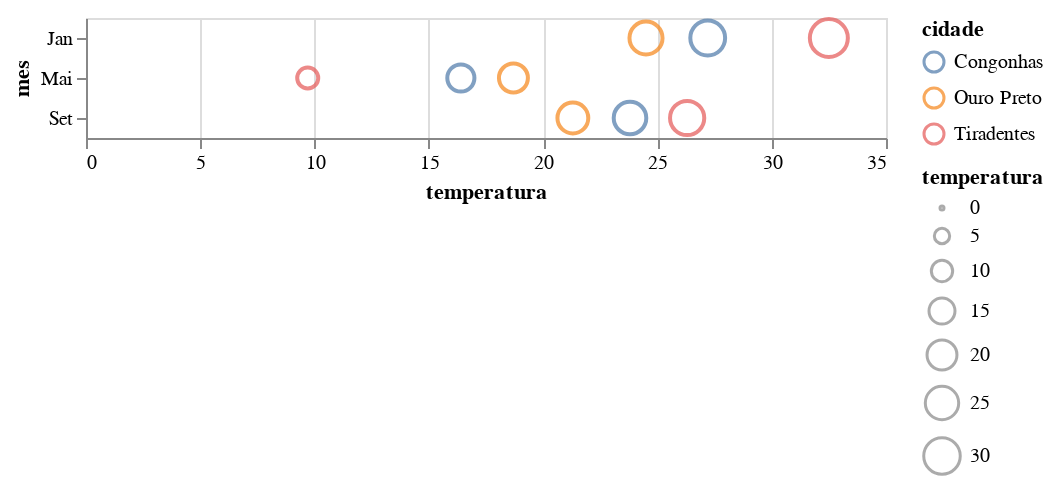

Notebook code for this chart:
### Code cell
alt.Chart(dados).mark_point().encode(
    y = 'mes',         
    x = 'temperatura',
    color = 'cidade',
    size = 'temperatura' # a variável temperatura codificada no tamanho
)

### Figure 1 — Vega-Lite specification as saved in the notebook (floating-point values rounded to 4 significant figures)
{"config": {"view": {"continuousWidth": 400, "continuousHeight": 300}}, "data": {"name": "data-86d1d7476d6cf273810db465707f1557"}, "mark": "point", "encoding": {"color": {"field": "cidade", "type": "nominal"}, "size": {"field": "temperatura", "type": "quantitative"}, "x": {"field": "temperatura", "type": "quantitative"}, "y": {"field": "mes", "type": "nominal"}}, "$schema": "https://vega.github.io/schema/vega-lite/v4.17.0.json", "datasets": {"data-86d1d7476d6cf273810db465707f1557": [{"cidade": "Ouro Preto", "descricao": "O coração de Minas", "mes": "Jan", "temperatura": 24.5}, {"cidade": "Ouro Preto", "descricao": "O coração de Minas", "mes": "Mai", "temperatura": 18.7}, {"cidade": "Ouro Preto", "descricao": "O coração de Minas", "mes": "Set", "temperatura": 21.3}, {"cidade": "Congonhas", "descricao": "A cidade dos Profetas", "mes": "Jan", "temperatura": 27.2}, {"cidade": "Congonhas", "descricao": "A cidade dos Profetas", "mes": "Mai", "temperatura": 16.4}, {"cidade": "Congonhas", "descricao": "A cidade dos Profetas", "mes": "Set", "temperatura": 23.8}, {"cidade": "Tiradentes", "descricao": "A mais charmosa de Minas", "mes": "Jan", "temperatura": 32.5}, {"cidade": "Tiradentes", "descricao": "A mais charmosa de Minas", "mes": "Mai", "temperatura": 9.7}, {"cidade": "Tiradentes", "descricao": "A mais charmosa de Minas", "mes": "Set", "temperatura": 26.3}]}}
